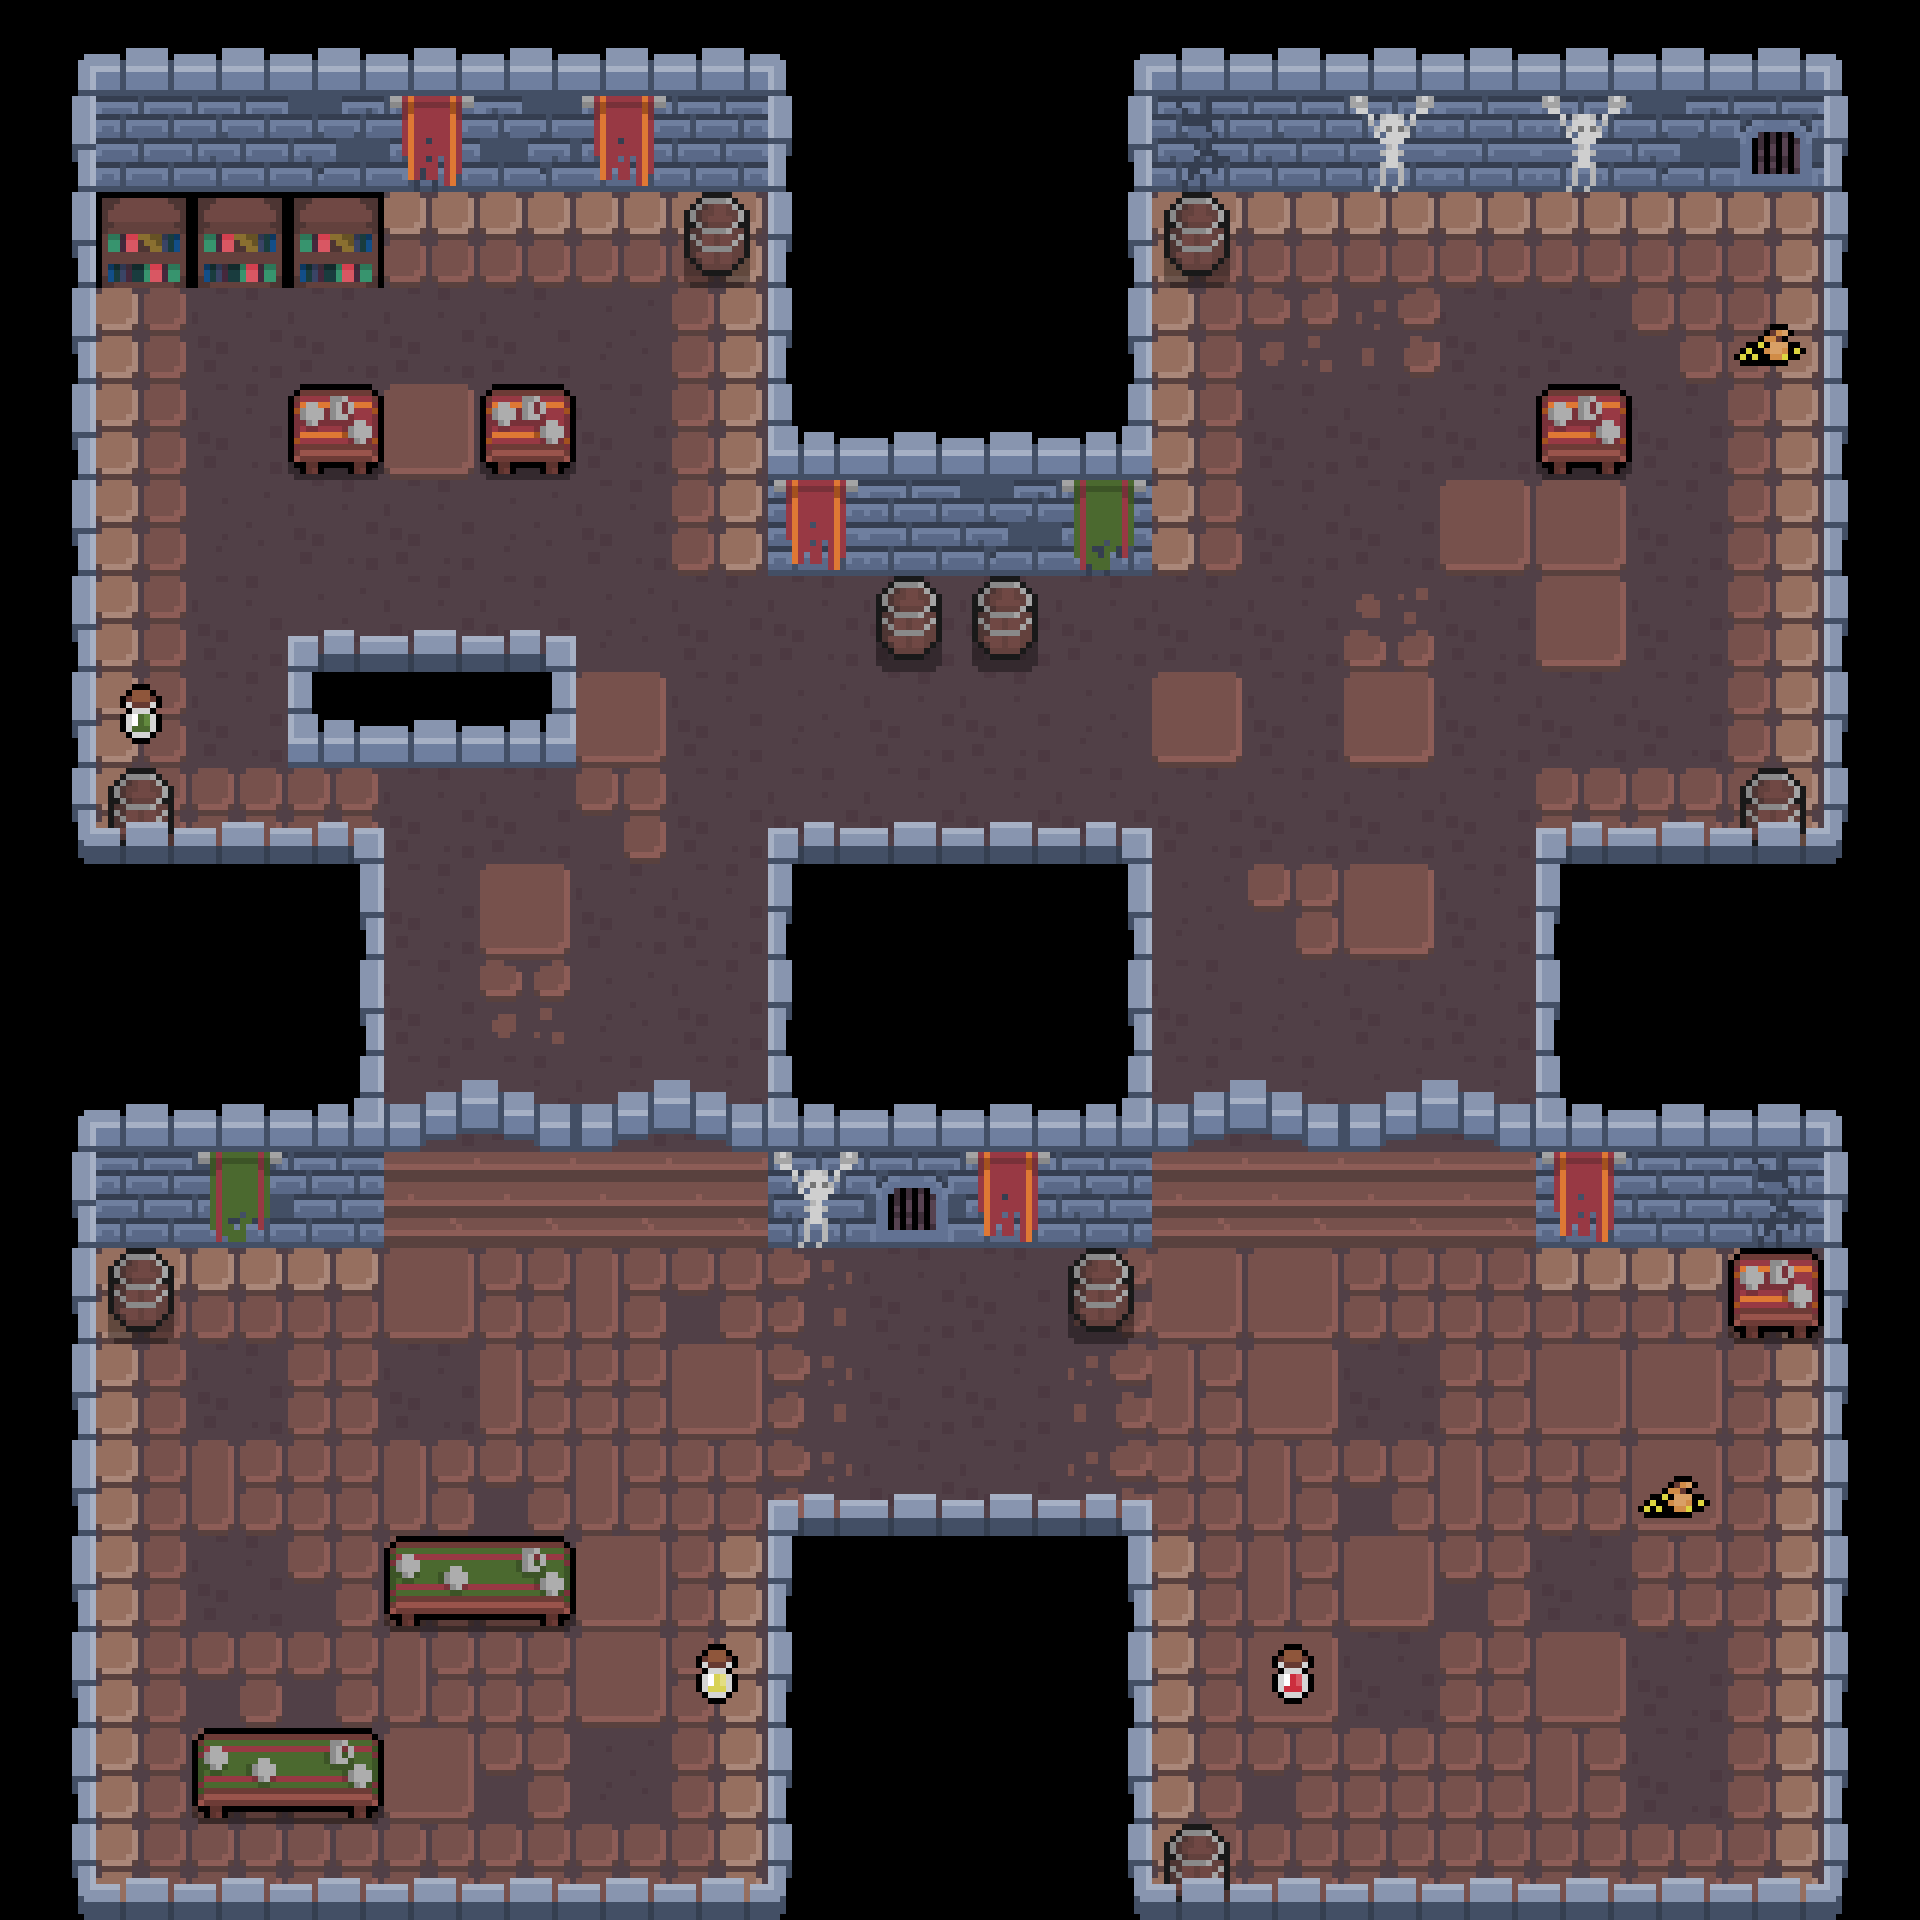

A 2D game scene composited from a Tiled map and its tileset images. What follows is a short description and the map's XML, with each tile layer's data collapsed to a summary:
An orthogonal 20x20 tile map with 96x96 px tiles, 7 tile layers (esterno, ground, muri, bandiere, ...) and 37 objects.

<map version="1.5" tiledversion="1.7.2" orientation="orthogonal" renderorder="right-down" width="20" height="20" tilewidth="96" tileheight="96" infinite="0" nextlayerid="12" nextobjectid="9">
 <tileset firstgid="1" name="dungeonTileset" tilewidth="96" tileheight="96" tilecount="72" columns="9">
  <image source="../../asset2/full tilemap.png" width="864" height="768" />
  <tile id="0">
   <properties>
    <property name="collides" type="bool" value="false" />
   </properties>
  </tile>
  <tile id="1">
   <properties>
    <property name="collides" type="bool" value="true" />
   </properties>
   <objectgroup draworder="index" id="2">
    <object id="1" x="30.0769" y="0.281092" width="29.9363" height="12.2275" />
    <object id="2" x="24.3145" y="6.04348" width="41.7422" height="7.73003" />
    <object id="3" x="18.1304" y="12.2275" width="53.8291" height="5.76239" />
    <object id="4" x="12.087" y="18.271" width="65.7756" height="5.4813" />
   </objectgroup>
  </tile>
  <tile id="2">
   <properties>
    <property name="collides" type="bool" value="true" />
   </properties>
   <objectgroup draworder="index" id="2">
    <object id="1" x="0" y="0" width="96.1335" height="30.2174" />
   </objectgroup>
  </tile>
  <tile id="3">
   <properties>
    <property name="collides" type="bool" value="false" />
   </properties>
  </tile>
  <tile id="4">
   <properties>
    <property name="collides" type="bool" value="false" />
   </properties>
  </tile>
  <tile id="5">
   <properties>
    <property name="collides" type="bool" value="false" />
   </properties>
  </tile>
  <tile id="6">
   <properties>
    <property name="collides" type="bool" value="false" />
   </properties>
  </tile>
  <tile id="7">
   <properties>
    <property name="collides" type="bool" value="false" />
   </properties>
  </tile>
  <tile id="8">
   <properties>
    <property name="collides" type="bool" value="false" />
   </properties>
  </tile>
  <tile id="9">
   <properties>
    <property name="collides" type="bool" value="true" />
   </properties>
   <objectgroup draworder="index" id="3">
    <object id="5" x="-0.281092" y="12.087" width="96.2741" height="6.04348" />
    <object id="6" x="6.18403" y="6.04348" width="89.6684" height="7.58949" />
    <object id="7" x="12.087" y="0.421638" width="83.7655" height="9.1355" />
   </objectgroup>
  </tile>
  <tile id="10">
   <properties>
    <property name="collides" type="bool" value="true" />
   </properties>
   <objectgroup draworder="index" id="2">
    <object id="1" x="0" y="11.9464" width="95.993" height="5.62184" />
    <object id="2" x="-0.281092" y="6.32457" width="90.09" height="8.43276" />
    <object id="3" x="-0.562184" y="0.281092" width="84.1871" height="9.69768" />
   </objectgroup>
  </tile>
  <tile id="11">
   <properties>
    <property name="collides" type="bool" value="false" />
   </properties>
  </tile>
  <tile id="12">
   <properties>
    <property name="collides" type="bool" value="false" />
   </properties>
  </tile>
  <tile id="13">
   <properties>
    <property name="collides" type="bool" value="false" />
   </properties>
  </tile>
  <tile id="14">
   <properties>
    <property name="collides" type="bool" value="true" />
   </properties>
   <objectgroup draworder="index" id="2">
    <object id="1" x="11.9464" y="0.140546" width="72.2407" height="16.0223" />
    <object id="2" x="6.04348" y="6.32457" width="83.6249" height="9.69768" />
    <object id="3" x="0.421638" y="12.5086" width="95.4308" height="5.76239" />
   </objectgroup>
  </tile>
  <tile id="15">
   <properties>
    <property name="collides" type="bool" value="false" />
   </properties>
  </tile>
  <tile id="16">
   <properties>
    <property name="collides" type="bool" value="false" />
   </properties>
  </tile>
  <tile id="17">
   <properties>
    <property name="collides" type="bool" value="false" />
   </properties>
  </tile>
  <tile id="18">
   <properties>
    <property name="collides" type="bool" value="false" />
   </properties>
  </tile>
  <tile id="19">
   <properties>
    <property name="collides" type="bool" value="false" />
   </properties>
  </tile>
  <tile id="20">
   <properties>
    <property name="collides" type="bool" value="false" />
   </properties>
  </tile>
  <tile id="21">
   <properties>
    <property name="collides" type="bool" value="false" />
   </properties>
  </tile>
  <tile id="22">
   <properties>
    <property name="collides" type="bool" value="false" />
   </properties>
  </tile>
  <tile id="23">
   <properties>
    <property name="collides" type="bool" value="false" />
   </properties>
  </tile>
  <tile id="24">
   <properties>
    <property name="collides" type="bool" value="false" />
   </properties>
  </tile>
  <tile id="25">
   <properties>
    <property name="collides" type="bool" value="false" />
   </properties>
  </tile>
  <tile id="26">
   <properties>
    <property name="collides" type="bool" value="false" />
   </properties>
  </tile>
  <tile id="27">
   <properties>
    <property name="collides" type="bool" value="false" />
   </properties>
  </tile>
  <tile id="28">
   <properties>
    <property name="collides" type="bool" value="false" />
   </properties>
  </tile>
  <tile id="29">
   <properties>
    <property name="collides" type="bool" value="false" />
   </properties>
  </tile>
  <tile id="30">
   <properties>
    <property name="collides" type="bool" value="false" />
   </properties>
  </tile>
  <tile id="31">
   <properties>
    <property name="collides" type="bool" value="false" />
   </properties>
  </tile>
  <tile id="32">
   <properties>
    <property name="collides" type="bool" value="false" />
   </properties>
  </tile>
  <tile id="33">
   <properties>
    <property name="collides" type="bool" value="false" />
   </properties>
  </tile>
  <tile id="34">
   <properties>
    <property name="collides" type="bool" value="false" />
   </properties>
  </tile>
  <tile id="35">
   <properties>
    <property name="collides" type="bool" value="false" />
   </properties>
  </tile>
  <tile id="36">
   <properties>
    <property name="collides" type="bool" value="false" />
   </properties>
  </tile>
  <tile id="37">
   <properties>
    <property name="collides" type="bool" value="false" />
   </properties>
  </tile>
  <tile id="38">
   <properties>
    <property name="collides" type="bool" value="true" />
   </properties>
  </tile>
  <tile id="39">
   <properties>
    <property name="collides" type="bool" value="true" />
   </properties>
   <objectgroup draworder="index" id="2">
    <object id="1" x="0.421638" y="53.6886" width="17.7088" height="42.3044" />
   </objectgroup>
  </tile>
  <tile id="40">
   <properties>
    <property name="collides" type="bool" value="true" />
   </properties>
   <objectgroup draworder="index" id="2">
    <object id="1" x="78.1436" y="53.6886" width="17.9899" height="41.8827" />
   </objectgroup>
  </tile>
  <tile id="41">
   <properties>
    <property name="collides" type="bool" value="true" />
   </properties>
  </tile>
  <tile id="42">
   <properties>
    <property name="collides" type="bool" value="false" />
   </properties>
  </tile>
  <tile id="43">
   <properties>
    <property name="collides" type="bool" value="false" />
   </properties>
  </tile>
  <tile id="44">
   <properties>
    <property name="collides" type="bool" value="false" />
   </properties>
  </tile>
  <tile id="45">
   <properties>
    <property name="collides" type="bool" value="false" />
   </properties>
  </tile>
  <tile id="46">
   <properties>
    <property name="collides" type="bool" value="false" />
   </properties>
  </tile>
  <tile id="47">
   <properties>
    <property name="collides" type="bool" value="true" />
   </properties>
  </tile>
  <tile id="48">
   <properties>
    <property name="collides" type="bool" value="true" />
   </properties>
   <objectgroup draworder="index" id="2">
    <object id="1" x="0.140546" y="0" width="24.0334" height="96.1335" />
   </objectgroup>
  </tile>
  <tile id="49">
   <properties>
    <property name="collides" type="bool" value="true" />
   </properties>
   <objectgroup draworder="index" id="2">
    <object id="1" x="71.819" y="-0.281092" width="24.1739" height="96.5552" />
   </objectgroup>
  </tile>
  <tile id="50">
   <properties>
    <property name="collides" type="bool" value="true" />
   </properties>
  </tile>
  <tile id="51">
   <properties>
    <property name="collides" type="bool" value="false" />
   </properties>
  </tile>
  <tile id="52">
   <properties>
    <property name="collides" type="bool" value="false" />
   </properties>
  </tile>
  <tile id="53">
   <properties>
    <property name="collides" type="bool" value="false" />
   </properties>
  </tile>
  <tile id="54">
   <properties>
    <property name="collides" type="bool" value="false" />
   </properties>
  </tile>
  <tile id="55">
   <properties>
    <property name="collides" type="bool" value="true" />
   </properties>
   <objectgroup draworder="index" id="2">
    <object id="1" x="0.281092" y="53.9697" width="95.7119" height="42.1638" />
   </objectgroup>
  </tile>
  <tile id="56">
   <properties>
    <property name="collides" type="bool" value="true" />
   </properties>
   <objectgroup draworder="index" id="2">
    <object id="1" x="0" y="53.267" width="95.8524" height="42.5855" />
   </objectgroup>
  </tile>
  <tile id="57">
   <properties>
    <property name="collides" type="bool" value="true" />
   </properties>
   <objectgroup draworder="index" id="2">
    <object id="1" x="0" y="-0.281092" width="18.1304" height="96.4146" />
    <object id="2" x="-0.140546" y="-0.140546" width="23.8928" height="53.8291" />
   </objectgroup>
  </tile>
  <tile id="58">
   <properties>
    <property name="collides" type="bool" value="true" />
   </properties>
   <objectgroup draworder="index" id="2">
    <object id="1" x="71.819" y="-0.140546" width="24.455" height="53.6886" />
    <object id="2" x="77.8625" y="42.0233" width="18.271" height="53.9697" />
   </objectgroup>
  </tile>
  <tile id="59">
   <properties>
    <property name="collides" type="bool" value="true" />
   </properties>
   <objectgroup draworder="index" id="2">
    <object id="1" x="0.140546" y="52.9859" width="95.7119" height="43.2882" />
   </objectgroup>
  </tile>
  <tile id="60">
   <properties>
    <property name="collides" type="bool" value="false" />
   </properties>
  </tile>
  <tile id="61">
   <properties>
    <property name="collides" type="bool" value="false" />
   </properties>
  </tile>
  <tile id="62">
   <properties>
    <property name="collides" type="bool" value="false" />
   </properties>
  </tile>
  <tile id="63">
   <properties>
    <property name="collides" type="bool" value="false" />
   </properties>
  </tile>
  <tile id="64">
   <properties>
    <property name="collides" type="bool" value="true" />
   </properties>
   <objectgroup draworder="index" id="2">
    <object id="1" x="0.140546" y="-0.281092" width="23.6117" height="96.5552" />
    <object id="2" x="0.421638" y="53.6886" width="95.4308" height="42.8666" />
   </objectgroup>
  </tile>
  <tile id="65">
   <properties>
    <property name="collides" type="bool" value="true" />
   </properties>
   <objectgroup draworder="index" id="4">
    <object id="3" x="0" y="48.3479" width="95.7119" height="47.7857" />
   </objectgroup>
  </tile>
  <tile id="66">
   <properties>
    <property name="collides" type="bool" value="true" />
   </properties>
  </tile>
  <tile id="67">
   <properties>
    <property name="collides" type="bool" value="true" />
   </properties>
  </tile>
  <tile id="68">
   <properties>
    <property name="collides" type="bool" value="true" />
   </properties>
   <objectgroup draworder="index" id="2">
    <object id="1" x="71.9596" y="0.140546" width="24.0334" height="96.2741" />
    <object id="3" x="0.281092" y="47.7857" width="95.7119" height="48.6289" />
   </objectgroup>
  </tile>
  <tile id="69">
   <properties>
    <property name="collides" type="bool" value="false" />
   </properties>
  </tile>
  <tile id="70">
   <properties>
    <property name="collides" type="bool" value="false" />
   </properties>
  </tile>
  <tile id="71">
   <properties>
    <property name="collides" type="bool" value="false" />
   </properties>
  </tile>
 </tileset>
 <layer id="7" name="esterno" width="20" height="20" locked="1">
  <data>[400 cells, 115 non-empty, 1 distinct tile ids]</data>
 </layer>
 <layer id="1" name="ground" width="20" height="20" locked="1">
  <data>[400 cells, 277 non-empty, 16 distinct tile ids]</data>
 </layer>
 <layer id="3" name="muri" width="20" height="20" locked="1">
  <data>[400 cells, 28 non-empty, 6 distinct tile ids]</data>
 </layer>
 <layer id="6" name="bandiere" width="20" height="20" locked="1">
  <data>[400 cells, 10 non-empty, 3 distinct tile ids]</data>
 </layer>
 <layer id="4" name="oggetti" width="20" height="20" locked="1">
  <data>[400 cells, 25 non-empty, 9 distinct tile ids]</data>
 </layer>
 <layer id="5" name="strutture" width="20" height="20" locked="1">
  <data>[400 cells, 8 non-empty, 2 distinct tile ids]</data>
 </layer>
 <layer id="2" name="perimetro" width="20" height="20" locked="1">
  <data>[400 cells, 122 non-empty, 12 distinct tile ids]</data>
 </layer>
 <objectgroup id="8" name="SpawnNeminiArea1" locked="1">
  <object id="1" x="238" y="338">
   <point />
  </object>
  <object id="3" x="623" y="337">
   <point />
  </object>
 </objectgroup>
 <objectgroup id="9" name="SpawnNemiciArea2" locked="1">
  <object id="4" x="1292" y="334">
   <point />
  </object>
  <object id="5" x="1682" y="332">
   <point />
  </object>
 </objectgroup>
 <objectgroup id="10" name="SpawnNemiciArea3" locked="1">
  <object id="6" x="1664" y="1770">
   <point />
  </object>
  <object id="7" x="1402" y="1766">
   <point />
  </object>
 </objectgroup>
 <objectgroup id="11" name="SpqanGiocatore" locked="1">
  <object id="8" x="238" y="1578">
   <point />
  </object>
 </objectgroup>
</map>
